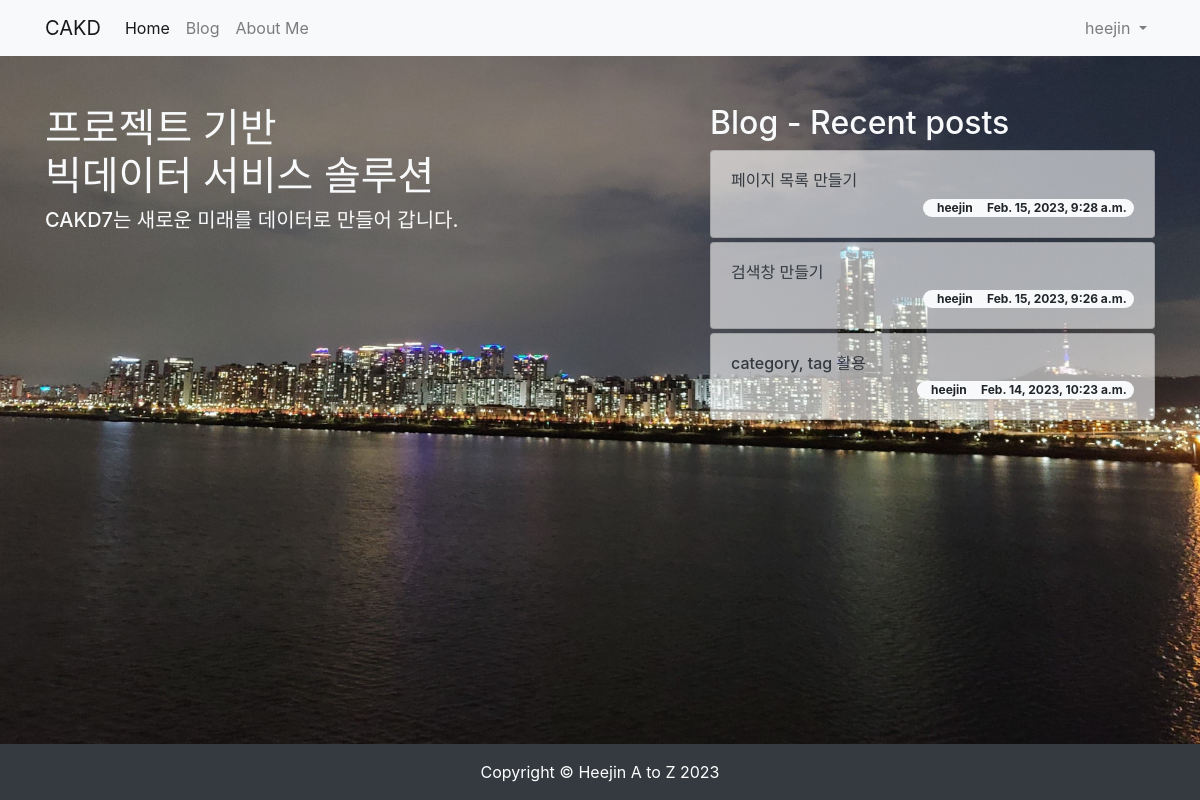
The app's page / (signed in) with its own data.
### blog/models.py (models this page shows, shortened)
class Post(models.Model):
    title = models.CharField(max_length=30)
    hook_text = models.CharField(max_length=100, blank=True)
    content = models.TextField()
    head_image = models.ImageField(upload_to='blog/images/%Y/%m/%d/', blank=True)
    file_upload = models.FileField(upload_to='blog/files/%Y/%m/%d/', blank=True)
    created_at = models.DateTimeField(auto_now_add=True)
    updated_at = models.DateTimeField(auto_now=True)
    author = models.ForeignKey(User, null=True, on_delete=models.SET_NULL)
    category = models.ForeignKey(Category, null=True, blank=True, on_delete=models.SET_NULL)
    tags = models.ManyToManyField(Tag, blank=True)
    def get_absolute_url(self):
        return f'/blog/{self.pk}/'   #이와 같은 형식으로 URL을 만들어줌

### homepage/views.py (the view)
# urls.py: path('', views.landing),
def landing(request):
    recent_posts = Post.objects.order_by('-pk')[:3]
    return render(
        request,
        'homepage/landing.html',
        {
            'recent_posts':recent_posts,
        }
    )

### homepage/templates/homepage/landing.html (shortened to what this page needs)
<!DOCTYPE html> {% load static %}
<html lang="en">
<head>
    <link rel="stylesheet" href="https://cdn.jsdelivr.net/npm/bootstrap@4.5.3/dist/css/bootstrap.min.css">
    <link rel="stylesheet" href="{% static 'homepage/css/landing.css' %}" media="screen">
</head>
<body>
    {% include 'blog/navbar.html' %}
    <section>
        <div class="container">
            <div class="row justify-content-between">
                <div class="col-lg-6 text-light">
                    <h1 class="mt-5"> 프로젝트 기반 <BR> 빅데이터 서비스 솔루션 </h1>
                    <h5>CAKD7는 새로운 미래를 데이터로 만들어 갑니다.</h5>
                </div>
                <div class="col-lg-5 mt-5">
                    <h2 class="text-light">Blog - Recent posts</h2> {% for post in recent_posts %} <div
                        class="card mt-1">
                        <div class="card-body">
                            <h6><a href="{{ post.get_absolute_url }}"
                                    class="text-decoration-none text-dark">{{ post.title }}</a></h6>
                            <span class="badge badge-pill badge-light float-right">
                                {{ post.author.username }} &nbsp; &nbsp; {{ post.created_at }} </span>
                        </div>
                    </div> {% endfor %}
                </div>
            </div>
        </div>
    </section>
    <div class="fixed-bottom">
        <footer class="py-3 bg-dark">
            <div class="container">
                <p class="m-0 text-center text-white"> Copyright &copy; Heejin A to Z 2023 </p>
            </div>
        </footer>
    </div>
</body>
</html>

### blog/templates/blog/navbar.html (shortened to what this page needs)
{% load socialaccount %}
<nav class="navbar navbar-expand-lg navbar-light bg-light">
    <div class="container">
        <a class="navbar-brand" href="/">CAKD</a>
        <div class="collapse navbar-collapse" id="navbarNavDropdown">
            <ul class="navbar-nav">
                <li class="nav-item active">
                    <a class="nav-link" href="/">Home</a>
                </li>
                <li class="nav-item">
                    <a class="nav-link" href="/blog/">Blog</a>
                </li>
                <li class="nav-item">
                    <a class="nav-link" href="/about_me/">About Me</a>
                </li>
            </ul>
            <ul class="navbar-nav ml-auto"> {% if user.is_authenticated %} <li class="nav-item dropdown">
                    <a class="nav-link dropdown-toggle" href="#" id="navbarDropdownMenuLink" role="button"
                        data-toggle="dropdown" aria-haspopup="true" aria-expanded="false"> {{ user.username }} </a>
                </li> {% else %} <li class="nav-item">
                    <a class="nav-link" href="#" data-toggle="modal" data-target="#loginModal">Log In</a>
                </li> {% endif %} </ul>
        </div>
    </div>
</nav>

### homepage/static/homepage/css/landing.css (style rules this page uses)
body { background: url('/static/homepage/images/hriver.png') no-repeat center center fixed; -webkit-background-size: cover; -moz-background-size: cover; background-size: cover; -o-background-size: cover; }
section { margin-bottom: 150px; }
.card { background-color: rgba(255,255,255,0.6); }

### records on screen
Post: title "페이지 목록 만들기", author.username "heejin", created_at "Feb. 15, 2023, 9:28 a.m."
Post: title "검색창 만들기", author.username "heejin", created_at "Feb. 15, 2023, 9:26 a.m."
Post: title "category, tag 활용", author.username "heejin", created_at "Feb. 14, 2023, 10:23 a.m."

### other values on screen
{{ user.username }} "heejin"
